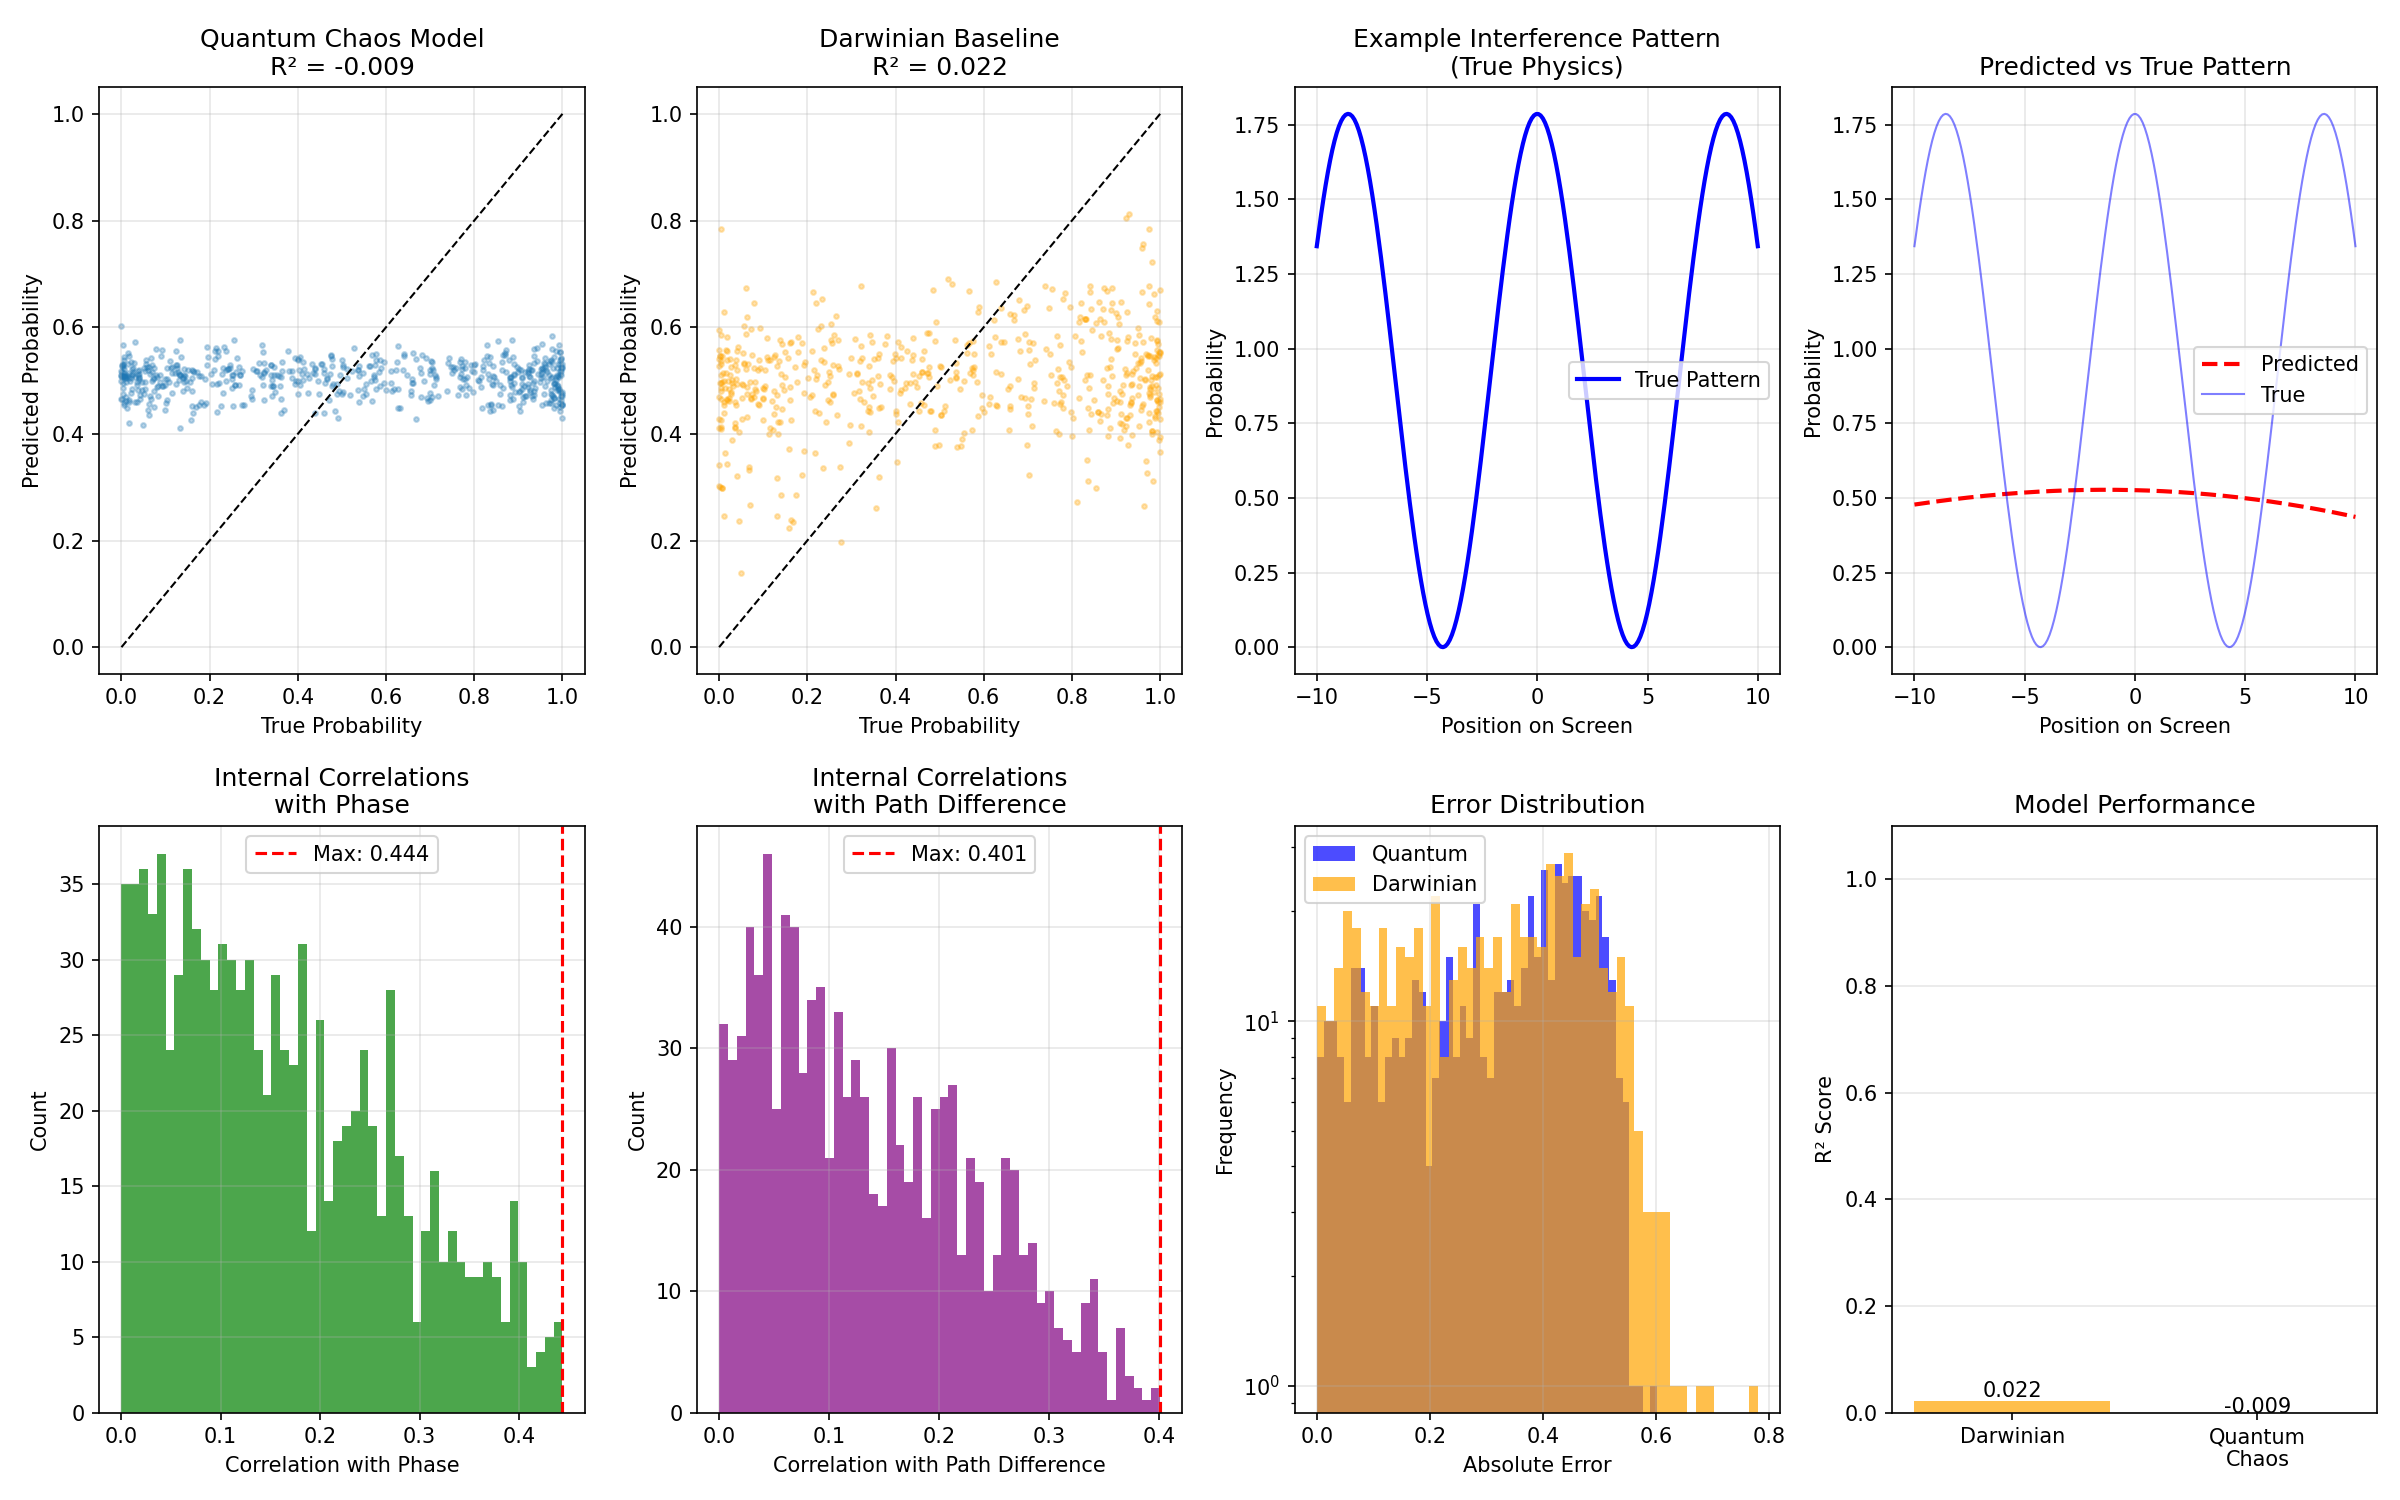

Source code (Python):
"""
Physics vs. Darwin: Experiment 6
Quantum Interference (The Double Slit)
--------------------------------------

CREDITS AND REFERENCES:
-----------------------
Darwin's Cage Theory:
- Theory Creator: Gideon Samid
- Reference: Samid, G. (2025). Negotiating Darwin's Barrier: Evolution Limits Our View of Reality, AI Breaks Through. Applied Physics Research, 17(2), 102. https://doi.org/10.5539/apr.v17n2p102
- Publication: Applied Physics Research; Vol. 17, No. 2; 2025. ISSN 1916-9639 E-ISSN 1916-9647. Published by Canadian Center of Science and Education
- Available at: https://www.researchgate.net/publication/396377476_Negotiating_Darwin's_Barrier_Evolution_Limits_Our_View_of_Reality_AI_Breaks_Through

Experiments, AI Models, Architectures, and Reports:
- Author: Francisco Angulo de Lafuente
- Responsibilities: Experimental design, AI model creation, architecture development, results analysis, and report writing

Objective:
Test whether an optical AI system can learn quantum interference patterns
from the double-slit experiment without explicit knowledge of wave functions,
superposition, or probability amplitudes.

Hypothesis:
A chaotic optical system might naturally resonate with interference patterns,
potentially discovering the quantum behavior without human concepts like
"wave function" or "probability amplitude".
"""

import numpy as np
import matplotlib.pyplot as plt
from sklearn.linear_model import Ridge
from sklearn.preprocessing import PolynomialFeatures, StandardScaler
from sklearn.model_selection import train_test_split
from sklearn.metrics import r2_score
import warnings
warnings.filterwarnings('ignore')

# --- 1. QUANTUM INTERFERENCE SIMULATOR ---
class DoubleSlitSimulator:
    """
    Simulates the double-slit experiment quantum interference pattern.
    
    The probability distribution on the screen follows:
    P(x) ∝ |ψ₁(x) + ψ₂(x)|²
    
    Where ψ₁ and ψ₂ are wave functions from each slit.
    This creates an interference pattern with fringes.
    """
    def __init__(self, wavelength=1.0, slit_separation=2.0, screen_distance=10.0):
        """
        Parameters:
        - wavelength: De Broglie wavelength (normalized)
        - slit_separation: Distance between slits
        - screen_distance: Distance from slits to screen
        """
        self.wavelength = wavelength
        self.slit_separation = slit_separation
        self.screen_distance = screen_distance
    
    def calculate_interference_pattern(self, x_positions, phase_diff=None):
        """
        Calculate quantum interference pattern on screen.
        
        For double-slit:
        P(x) = A * cos²(π * d * x / (λ * L))
        
        Where:
        - d: slit separation
        - x: position on screen
        - λ: wavelength
        - L: screen distance
        - A: normalization constant
        """
        # Path difference from each slit
        # Simplified: assuming small angles, path difference ≈ d*x/L
        path_diff = self.slit_separation * x_positions / self.screen_distance
        
        # Phase difference
        phase = 2 * np.pi * path_diff / self.wavelength
        
        # Interference pattern (probability)
        # P(x) = (1 + cos(phase)) / 2 for normalized pattern
        probability = 0.5 * (1 + np.cos(phase))
        
        # Ensure non-negative
        probability = np.maximum(probability, 0.0)
        
        # Only normalize if we have multiple points (for full pattern generation)
        # For single point predictions, return the raw probability value
        if len(probability) > 1:
            # Normalize so sum equals number of points (for probability density)
            probability = probability / np.sum(probability) * len(probability)
        
        return probability
    
    def generate_dataset(self, n_samples=3000):
        """
        Generate dataset of double-slit interference patterns.
        
        Input: [wavelength, slit_separation, screen_distance, position_on_screen]
        Output: Detection probability at that position
        """
        np.random.seed(42)
        
        # Vary parameters
        wavelength = np.random.uniform(0.5, 2.0, n_samples)
        slit_separation = np.random.uniform(1.0, 5.0, n_samples)
        screen_distance = np.random.uniform(5.0, 20.0, n_samples)
        
        # Position on screen (normalized to [-10, 10])
        position = np.random.uniform(-10.0, 10.0, n_samples)
        
        # Calculate probability for each sample
        probabilities = []
        for i in range(n_samples):
            sim = DoubleSlitSimulator(
                wavelength=wavelength[i],
                slit_separation=slit_separation[i],
                screen_distance=screen_distance[i]
            )
            prob = sim.calculate_interference_pattern(np.array([position[i]]))
            probabilities.append(prob[0])
        
        probabilities = np.array(probabilities)
        
        # Input: [wavelength, slit_separation, screen_distance, position]
        X = np.column_stack((wavelength, slit_separation, screen_distance, position))
        # Output: probability
        y = probabilities
        
        return X, y
    
    def generate_full_pattern(self, wavelength, slit_separation, screen_distance, n_points=200):
        """Generate full interference pattern for visualization"""
        x_positions = np.linspace(-10, 10, n_points)
        sim = DoubleSlitSimulator(wavelength, slit_separation, screen_distance)
        pattern = sim.calculate_interference_pattern(x_positions)
        return x_positions, pattern

# --- 2. DARWINIAN BASELINE MODEL ---
class DarwinianModel:
    """Baseline using polynomial features"""
    def __init__(self, degree=4):
        self.poly = PolynomialFeatures(degree=degree)
        self.scaler = StandardScaler()
        self.model = Ridge(alpha=0.1)
        
    def fit(self, X, y):
        X_poly = self.poly.fit_transform(X)
        X_scaled = self.scaler.fit_transform(X_poly)
        self.model.fit(X_scaled, y)
        
    def predict(self, X):
        X_poly = self.poly.transform(X)
        X_scaled = self.scaler.transform(X_poly)
        return self.model.predict(X_scaled)

# --- 3. QUANTUM CHAOS MODEL ---
class QuantumChaosModel:
    """Optical chaos model for quantum interference patterns"""
    def __init__(self, n_features=4096, brightness=0.001):
        self.n_features = n_features
        self.brightness = brightness
        self.scaler = StandardScaler()
        self.readout = Ridge(alpha=0.1)
        self.reservoir = None
        
    def _chaos_transform(self, X):
        """Chaotic optical transformation"""
        n_samples = X.shape[0]
        
        if self.reservoir is None:
            np.random.seed(999)
            self.reservoir = np.random.randn(X.shape[1], self.n_features)
            
        # Optical mixing
        optical_field = X @ self.reservoir
        optical_field *= self.brightness
        
        # FFT interference (naturally captures wave-like behavior)
        spectrum = np.fft.rfft(optical_field, axis=1)
        intensity = np.abs(spectrum) ** 2
        
        # Normalize
        intensity = np.tanh(intensity)
        
        return intensity
        
    def fit(self, X, y):
        X_scaled = self.scaler.fit_transform(X)
        features = self._chaos_transform(X_scaled)
        self.readout.fit(features, y)
        
    def predict(self, X):
        X_scaled = self.scaler.transform(X)
        features = self._chaos_transform(X_scaled)
        return self.readout.predict(features)
    
    def get_internal_state(self, X):
        """Get internal features for cage analysis"""
        X_scaled = self.scaler.transform(X)
        return self._chaos_transform(X_scaled)

# --- 4. MAIN EXPERIMENT ---
def run_experiment_6():
    print("🌊 STARTING EXPERIMENT 6: QUANTUM INTERFERENCE (DOUBLE SLIT)")
    print("=" * 70)
    print("Testing if chaos can learn quantum interference patterns")
    print("without wave function concepts")
    print("=" * 70)
    
    # 1. Generate Data
    print("\n[Generating Dataset]")
    sim = DoubleSlitSimulator()
    X, y = sim.generate_dataset(n_samples=3000)
    print(f"   Generated {len(X)} samples")
    print(f"   Probability range: {np.min(y):.4f} - {np.max(y):.4f}")
    
    # 2. Split Data
    X_train, X_test, y_train, y_test = train_test_split(
        X, y, test_size=0.2, random_state=42
    )
    
    # 3. Train Models
    print("\n[Training Models]")
    
    # Darwinian Model
    print("  - Training Darwinian Baseline (Polynomial)...")
    darwin_model = DarwinianModel(degree=4)
    darwin_model.fit(X_train, y_train)
    y_pred_darwin = darwin_model.predict(X_test)
    
    # Quantum Chaos Model
    print("  - Training Quantum Chaos Model (Optical Interference)...")
    quantum_model = QuantumChaosModel(n_features=4096, brightness=0.001)
    quantum_model.fit(X_train, y_train)
    y_pred_quantum = quantum_model.predict(X_test)
    
    # 4. Evaluate
    print("\n[Results]")
    r2_darwin = r2_score(y_test, y_pred_darwin)
    r2_quantum = r2_score(y_test, y_pred_quantum)
    
    print(f"  Darwinian R²: {r2_darwin:.4f}")
    print(f"  Quantum Chaos R²: {r2_quantum:.4f}")
    
    # 5. Cage Analysis
    print("\n[Cage Analysis: Internal Feature Correlations]")
    print("  Checking if internal features correlate with wave concepts...")
    
    # Calculate wave-related quantities
    wavelength, slit_sep, screen_dist, position = X_test.T
    
    # Phase (key quantum concept): φ = 2π * d * x / (λ * L)
    phase = 2 * np.pi * slit_sep * position / (wavelength * screen_dist)
    
    # Path difference (classical wave concept)
    path_diff = slit_sep * position / screen_dist
    
    # Wavenumber: k = 2π / λ
    wavenumber = 2 * np.pi / wavelength
    
    # Get internal states
    internal_states = quantum_model.get_internal_state(X_test)
    
    # Correlations
    corrs_phase = []
    corrs_path_diff = []
    corrs_wavenumber = []
    
    n_sample = min(1000, internal_states.shape[1])
    sample_indices = np.random.choice(internal_states.shape[1], n_sample, replace=False)
    
    for idx in sample_indices:
        corr_p = np.abs(np.corrcoef(internal_states[:, idx], phase)[0, 1])
        corr_pd = np.abs(np.corrcoef(internal_states[:, idx], path_diff)[0, 1])
        corr_k = np.abs(np.corrcoef(internal_states[:, idx], wavenumber)[0, 1])
        corrs_phase.append(corr_p)
        corrs_path_diff.append(corr_pd)
        corrs_wavenumber.append(corr_k)
    
    max_corr_phase = np.max(corrs_phase)
    max_corr_path = np.max(corrs_path_diff)
    max_corr_wavenumber = np.max(corrs_wavenumber)
    mean_corr_phase = np.mean(corrs_phase)
    
    print(f"  Max correlation with Phase: {max_corr_phase:.4f}")
    print(f"  Max correlation with Path Difference: {max_corr_path:.4f}")
    print(f"  Max correlation with Wavenumber: {max_corr_wavenumber:.4f}")
    print(f"  Mean correlation with Phase: {mean_corr_phase:.4f}")
    
    # Cage verdict
    if max_corr_phase > 0.8 or max_corr_path > 0.8:
        print("\n🔒 CAGE STATUS: LOCKED")
        print("   The model reconstructed wave concepts (phase/path difference)")
    elif max_corr_phase < 0.5 and max_corr_path < 0.5 and r2_quantum > 0.9:
        print("\n🔓 CAGE STATUS: BROKEN")
        print("   The model learned interference without reconstructing wave concepts")
    else:
        print("\n🟡 CAGE STATUS: UNCLEAR")
        print("   Intermediate correlation levels")
    
    # 6. Visualization
    plt.figure(figsize=(16, 10))
    
    # Plot 1: Prediction Scatter (Quantum Model)
    plt.subplot(2, 4, 1)
    plt.scatter(y_test, y_pred_quantum, alpha=0.3, s=5)
    plt.plot([y_test.min(), y_test.max()], [y_test.min(), y_test.max()], 'k--', lw=1)
    plt.title(f"Quantum Chaos Model\nR² = {r2_quantum:.3f}")
    plt.xlabel("True Probability")
    plt.ylabel("Predicted Probability")
    plt.grid(True, alpha=0.3)
    
    # Plot 2: Prediction Scatter (Darwinian)
    plt.subplot(2, 4, 2)
    plt.scatter(y_test, y_pred_darwin, alpha=0.3, s=5, c='orange')
    plt.plot([y_test.min(), y_test.max()], [y_test.min(), y_test.max()], 'k--', lw=1)
    plt.title(f"Darwinian Baseline\nR² = {r2_darwin:.3f}")
    plt.xlabel("True Probability")
    plt.ylabel("Predicted Probability")
    plt.grid(True, alpha=0.3)
    
    # Plot 3: Example Interference Pattern (True)
    plt.subplot(2, 4, 3)
    example_idx = 0
    wl, sep, dist, _ = X_test[example_idx]
    x_pattern, pattern = sim.generate_full_pattern(wl, sep, dist)
    plt.plot(x_pattern, pattern, 'b-', lw=2, label='True Pattern')
    plt.title("Example Interference Pattern\n(True Physics)")
    plt.xlabel("Position on Screen")
    plt.ylabel("Probability")
    plt.legend()
    plt.grid(True, alpha=0.3)
    
    # Plot 4: Predicted Pattern
    plt.subplot(2, 4, 4)
    # Predict full pattern
    x_pred = np.linspace(-10, 10, 200)
    X_pattern = np.column_stack((
        np.full(200, wl),
        np.full(200, sep),
        np.full(200, dist),
        x_pred
    ))
    y_pattern_pred = quantum_model.predict(X_pattern)
    plt.plot(x_pred, y_pattern_pred, 'r--', lw=2, label='Predicted')
    plt.plot(x_pattern, pattern, 'b-', lw=1, alpha=0.5, label='True')
    plt.title("Predicted vs True Pattern")
    plt.xlabel("Position on Screen")
    plt.ylabel("Probability")
    plt.legend()
    plt.grid(True, alpha=0.3)
    
    # Plot 5: Phase Correlations
    plt.subplot(2, 4, 5)
    plt.hist(corrs_phase, bins=50, alpha=0.7, color='green')
    plt.axvline(max_corr_phase, color='red', linestyle='--', label=f'Max: {max_corr_phase:.3f}')
    plt.xlabel("Correlation with Phase")
    plt.ylabel("Count")
    plt.title("Internal Correlations\nwith Phase")
    plt.legend()
    plt.grid(True, alpha=0.3)
    
    # Plot 6: Path Difference Correlations
    plt.subplot(2, 4, 6)
    plt.hist(corrs_path_diff, bins=50, alpha=0.7, color='purple')
    plt.axvline(max_corr_path, color='red', linestyle='--', label=f'Max: {max_corr_path:.3f}')
    plt.xlabel("Correlation with Path Difference")
    plt.ylabel("Count")
    plt.title("Internal Correlations\nwith Path Difference")
    plt.legend()
    plt.grid(True, alpha=0.3)
    
    # Plot 7: Error Distribution
    plt.subplot(2, 4, 7)
    error_quantum = np.abs(y_test - y_pred_quantum)
    error_darwin = np.abs(y_test - y_pred_darwin)
    plt.hist(error_quantum, bins=50, alpha=0.7, label='Quantum', color='blue')
    plt.hist(error_darwin, bins=50, alpha=0.7, label='Darwinian', color='orange')
    plt.xlabel("Absolute Error")
    plt.ylabel("Frequency")
    plt.title("Error Distribution")
    plt.legend()
    plt.yscale('log')
    plt.grid(True, alpha=0.3)
    
    # Plot 8: Model Comparison
    plt.subplot(2, 4, 8)
    models = ['Darwinian', 'Quantum\nChaos']
    r2_scores = [r2_darwin, r2_quantum]
    colors = ['orange', 'blue']
    bars = plt.bar(models, r2_scores, color=colors, alpha=0.7)
    plt.ylabel("R² Score")
    plt.title("Model Performance")
    plt.ylim(0, 1.1)
    plt.grid(True, alpha=0.3, axis='y')
    for bar, score in zip(bars, r2_scores):
        height = bar.get_height()
        plt.text(bar.get_x() + bar.get_width()/2., height,
                f'{score:.3f}', ha='center', va='bottom')
    
    plt.tight_layout()
    plt.savefig('experiment_6_quantum_interference.png', dpi=150)
    print("\n📊 Graph saved as 'experiment_6_quantum_interference.png'")
    plt.show()
    
    # 7. Summary
    print("\n" + "=" * 70)
    print("SUMMARY")
    print("=" * 70)
    print(f"Darwinian R²: {r2_darwin:.4f}")
    print(f"Quantum Chaos R²: {r2_quantum:.4f}")
    print(f"\nCage Analysis:")
    print(f"  Max Phase Correlation: {max_corr_phase:.4f}")
    print(f"  Max Path Difference Correlation: {max_corr_path:.4f}")
    print(f"  Max Wavenumber Correlation: {max_corr_wavenumber:.4f}")

if __name__ == "__main__":
    run_experiment_6()

